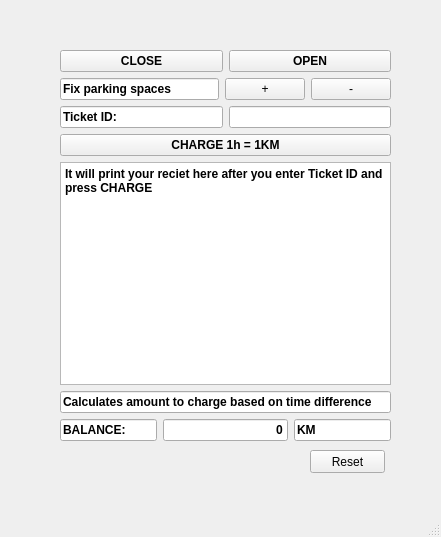
<?xml version="1.0" encoding="UTF-8"?>
<ui version="4.0">
 <class>MainWindow</class>
 <widget class="QMainWindow" name="MainWindow">
  <property name="geometry">
   <rect>
    <x>0</x>
    <y>0</y>
    <width>441</width>
    <height>537</height>
   </rect>
  </property>
  <property name="windowTitle">
   <string>IUS Parking</string>
  </property>
  <widget class="QWidget" name="centralwidget">
   <widget class="QPushButton" name="pushButton_6">
    <property name="geometry">
     <rect>
      <x>310</x>
      <y>450</y>
      <width>75</width>
      <height>23</height>
     </rect>
    </property>
    <property name="text">
     <string>Reset</string>
    </property>
   </widget>
   <widget class="QWidget" name="">
    <property name="geometry">
     <rect>
      <x>60</x>
      <y>50</y>
      <width>331</width>
      <height>391</height>
     </rect>
    </property>
    <layout class="QVBoxLayout" name="verticalLayout">
     <item>
      <layout class="QHBoxLayout" name="horizontalLayout_4">
       <item>
        <widget class="QPushButton" name="pushButton_2">
         <property name="font">
          <font>
           <weight>75</weight>
           <bold>true</bold>
          </font>
         </property>
         <property name="text">
          <string>CLOSE</string>
         </property>
        </widget>
       </item>
       <item>
        <widget class="QPushButton" name="pushButton">
         <property name="font">
          <font>
           <weight>75</weight>
           <bold>true</bold>
          </font>
         </property>
         <property name="text">
          <string>OPEN</string>
         </property>
        </widget>
       </item>
      </layout>
     </item>
     <item>
      <layout class="QHBoxLayout" name="horizontalLayout_2">
       <item>
        <widget class="QLineEdit" name="lineEdit">
         <property name="font">
          <font>
           <weight>75</weight>
           <bold>true</bold>
          </font>
         </property>
         <property name="layoutDirection">
          <enum>Qt::LeftToRight</enum>
         </property>
         <property name="autoFillBackground">
          <bool>false</bool>
         </property>
         <property name="text">
          <string>Fix parking spaces</string>
         </property>
         <property name="echoMode">
          <enum>QLineEdit::Normal</enum>
         </property>
         <property name="readOnly">
          <bool>true</bool>
         </property>
        </widget>
       </item>
       <item>
        <widget class="QPushButton" name="pushButton_5">
         <property name="text">
          <string>+</string>
         </property>
        </widget>
       </item>
       <item>
        <widget class="QPushButton" name="pushButton_4">
         <property name="text">
          <string>-</string>
         </property>
        </widget>
       </item>
      </layout>
     </item>
     <item>
      <layout class="QHBoxLayout" name="horizontalLayout_6">
       <item>
        <widget class="QLineEdit" name="lineEdit_2">
         <property name="font">
          <font>
           <weight>75</weight>
           <bold>true</bold>
          </font>
         </property>
         <property name="text">
          <string>Ticket ID:</string>
         </property>
         <property name="readOnly">
          <bool>true</bool>
         </property>
        </widget>
       </item>
       <item>
        <widget class="QLineEdit" name="lineEdit_3"/>
       </item>
      </layout>
     </item>
     <item>
      <widget class="QPushButton" name="pushButton_3">
       <property name="font">
        <font>
         <weight>75</weight>
         <bold>true</bold>
        </font>
       </property>
       <property name="text">
        <string>CHARGE 1h = 1KM</string>
       </property>
      </widget>
     </item>
     <item>
      <layout class="QHBoxLayout" name="horizontalLayout_3"/>
     </item>
     <item>
      <widget class="QPlainTextEdit" name="plainTextEdit">
       <property name="font">
        <font>
         <weight>75</weight>
         <bold>true</bold>
        </font>
       </property>
       <property name="readOnly">
        <bool>true</bool>
       </property>
       <property name="plainText">
        <string>It will print your reciet here after you enter Ticket ID and press CHARGE</string>
       </property>
      </widget>
     </item>
     <item>
      <widget class="QLineEdit" name="lineEdit_4">
       <property name="sizePolicy">
        <sizepolicy hsizetype="Expanding" vsizetype="Fixed">
         <horstretch>0</horstretch>
         <verstretch>0</verstretch>
        </sizepolicy>
       </property>
       <property name="font">
        <font>
         <weight>75</weight>
         <bold>true</bold>
        </font>
       </property>
       <property name="text">
        <string>Calculates amount to charge based on time difference</string>
       </property>
       <property name="readOnly">
        <bool>true</bool>
       </property>
      </widget>
     </item>
     <item>
      <layout class="QHBoxLayout" name="horizontalLayout"/>
     </item>
     <item>
      <layout class="QHBoxLayout" name="horizontalLayout_5"/>
     </item>
     <item>
      <layout class="QHBoxLayout" name="horizontalLayout_7">
       <item>
        <widget class="QLineEdit" name="lineEdit_7">
         <property name="font">
          <font>
           <weight>75</weight>
           <bold>true</bold>
          </font>
         </property>
         <property name="text">
          <string>BALANCE:</string>
         </property>
         <property name="readOnly">
          <bool>true</bool>
         </property>
        </widget>
       </item>
       <item>
        <widget class="QLineEdit" name="lineEdit_6">
         <property name="sizePolicy">
          <sizepolicy hsizetype="Fixed" vsizetype="Fixed">
           <horstretch>0</horstretch>
           <verstretch>0</verstretch>
          </sizepolicy>
         </property>
         <property name="font">
          <font>
           <weight>75</weight>
           <bold>true</bold>
          </font>
         </property>
         <property name="text">
          <string>0</string>
         </property>
         <property name="alignment">
          <set>Qt::AlignRight|Qt::AlignTrailing|Qt::AlignVCenter</set>
         </property>
         <property name="readOnly">
          <bool>true</bool>
         </property>
        </widget>
       </item>
       <item>
        <widget class="QLineEdit" name="lineEdit_5">
         <property name="font">
          <font>
           <weight>75</weight>
           <bold>true</bold>
          </font>
         </property>
         <property name="text">
          <string>KM</string>
         </property>
         <property name="readOnly">
          <bool>true</bool>
         </property>
        </widget>
       </item>
      </layout>
     </item>
    </layout>
   </widget>
  </widget>
  <widget class="QMenuBar" name="menubar">
   <property name="geometry">
    <rect>
     <x>0</x>
     <y>0</y>
     <width>441</width>
     <height>21</height>
    </rect>
   </property>
  </widget>
  <widget class="QStatusBar" name="statusbar"/>
 </widget>
 <resources/>
 <connections/>
</ui>
